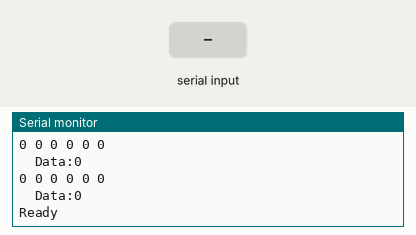
This sketch was run on a simulated Arduino Uno, built with avr-gcc and run on an emulated ATmega328P. Shown: the last lines printed to the serial monitor. The test bench sets the inputs (shaded band).

Above: at 5.0 s.
5.1 s: "zenith\n" received over Serial
At 5.7 s:
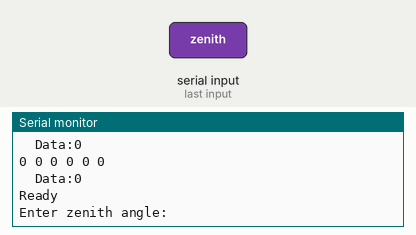
6.6 s: "getpos\n" received over Serial
At 7.4 s:
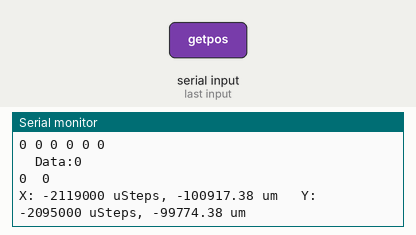
8.2 s: "getcoords\n" received over Serial
At 9.4 s:
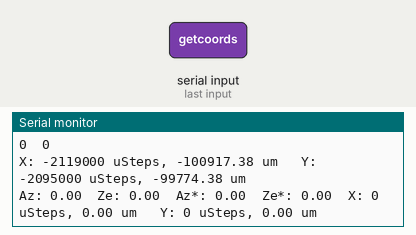
9.7 s: "xoffset\n" received over Serial
At 10.5 s:
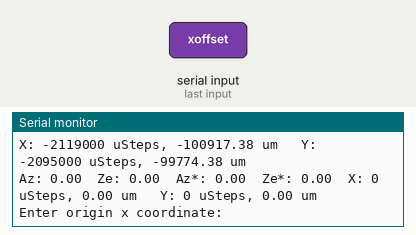
11.2 s: "goto\n" received over Serial
At 11.7 s:
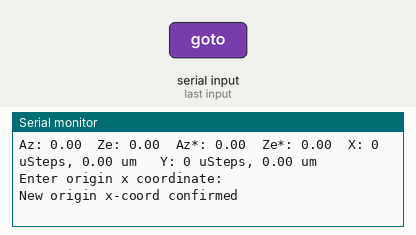
12.7 s: "yoffset\n" received over Serial
At 13.9 s:
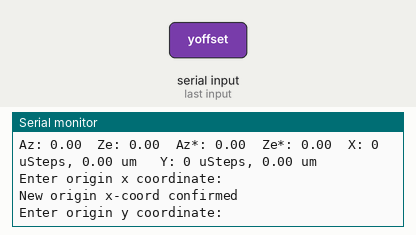

The sketch:

feedforward_test_indoor.ino
```cpp
/*   CPV Feed-forward tracking - Indoor test sketch
 *    Using Zaber Binary protocol
 *    Using new lens data
 *
 *   Michael Lipski
 *   AOPL
 *   Summer 2016
 *
 *   Feed-forward tracking for CPV test setup.  Sketch accepts user input for zenith angle through serial interface; input angle controls Zaber rotational
 *   stage with light source attached to it.
 */

#include <zaberx.h>

#include <translate.h>

#include <SoftwareSerial.h>

///////////////////////// OPEN-LOOP TRACKING VARIABLES /////////////////////////////////////////

// Enter array tilt and heading //
double heading = 270 * (PI/180);
double tilt = 0 * (PI/180);

double zenith = 0;
double azimuth = 0;

// NREL solar position calculation variables
polar coord; // zenith and azimuth in a struct
polar coordP;
vector cart;
vector cartP;

/*
// Variables involved in finding the panel pitch from 3-axis accelerometer readings
const byte interrupt1 = 2;     // Uno can support external interrupts on pins 2 and 3
volatile boolean setPitch = false;   // boolean for setting panel tilt by reading accelerometer data; off by default
int averaging = 100;

// Acceleration components from 3-axis accelerometer
double accelX;
double accelY;
double accelZ;
*/

//////////////////////// ZABER STAGE VARIABLES ///////////////////////////////////////////////////////////
byte command[6];
byte reply[6];

long replyData;

double radius;
double zaber[2] = {0, 0};   // [x,y] for the stages (in mm)

unsigned long offsetX = 2119000;    //tracking the starting and current absolute positions of the stages
unsigned long offsetY = 2095000;

unsigned long posX = 0;
unsigned long posY = 0;

long delX;
long delY;

float offsetZ = 90.0;

float posXum = 0;
float posYum = 0;

int linear = 1;
int rot = 2;

int axisX = 1;
int axisY = 2;

// Define common command numbers
int homer = 1;      // home the stage
int renumber = 2;   // renumber all devices in the chain
int moveAbs = 20;   // move absolute
int moveRel = 21;   // move relative
int stopMove = 23;  // Stop
int speedSet = 42;    // Speed to target = 0.00219727(V) degrees/sec (assuming 64 microstep resolution)
int getPos = 60;      // Query the device for its position
int storePos = 16;    // Position can be stored in registers 0 to 15
int returnPos = 17;   // returns the value (in microsteps) of the position stored in the indicated register
int move2Pos = 18;    // move to the position stored in the indicated register
int reset = 0;        // akin to toggling device power

String serialComm;

///////////////////////////// PIN DECLARATIONS ///////////////////////////////////////////////////////

// GPS uses software serial by default, with RX = pin 2 and TX = pin 3.  Mega 2560 does not support
// software serial RX on pin 2, so add a jumper wire from pin 2 on GPS shield to RX pin used

const int rsRX = 2;     // RS-232 shield pins for controlling linear stages
const int rsTX = 3;

const int rsRXb = 4;    // RS-232 shield pins for controlling rotational stage
const int rsTXb = 5;

//////////////////////////// OBJECT DECLARATIONS /////////////////////////////////////////////////

//Create an object for the 6DOF IMU
//LSM303C imu;

// Create a software serial port to communicate with the Zaber linear stages
SoftwareSerial rs232(rsRX, rsTX);

// Create a software serial port to communicate with the Zaber rotational stage
SoftwareSerial rs232b(rsRXb, rsTXb);

////////////////////////////// CODE ///////////////////////////////////////////////////////////////

void setup()
{
  // Start the Arduino hardware serial port at 9600 baud
  Serial.begin(9600);

  // Enable external interrupt on pin specified by interrupt1 in order to find panel pitch
  //pinMode(interrupt1, INPUT_PULLUP);
  //attachInterrupt(digitalPinToInterrupt(interrupt1), findPitch, FALLING);

  // Begin communication with LCD
  //lcd.begin(16, 2);     // (columns, rows)
  //lcd.setBacklight(0x5);

  // Sets the stages to use binary protocol
  rs232.begin(115200);
  delay(1000);
  rs232.println("/tools setcomm 9600 1");
  delay(500);
  Serial.println(rs232.readStringUntil('\n'));
  delay(100);
  rs232.end();
  delay(200);

  // Start software serial connection with Zaber stages
  rs232.begin(9600);
  rs232b.begin(9600);
  delay(1000);
  sendCommand(linear, 0, 42, 34402);       // Set speed to 1 mm/s
  sendCommand(rot, 0, 42, 2276);        // Set speed to 5 deg/s
  Serial.println("Ready");
}

void loop()
{
  // Serial commands
  if(Serial.available() > 0)
  {
    serialComm = Serial.readStringUntil('\n');
    if(serialComm == "zenith")
    {
      // Get zenith angle from user
      Serial.print("Enter zenith angle: ");
      while(Serial.available() == 0)
      {
        delay(10);
      }
      serialComm = Serial.readStringUntil('\n');
      zenith = serialComm.toFloat();

      // Send zenith angle to rotational stage
      sendCommand(rot, 0, moveAbs, stepsD(zenith + offsetZ));

      coord.az = azimuth * (PI/180);
      coord.ze = zenith * (PI/180);

      //  Finding solar coordinates w.r.t. panel normal
      cart = sph2rect(coord);

      cartP.x = (cos(heading) * cart.x) - (sin(heading) * cos(tilt) * cart.y) - (sin(heading) * sin(tilt) * cart.z);
      cartP.y = (1)*(sin(heading) * cart.x) + (cos(heading) * cos(tilt) * cart.y) + (cos(heading) * sin(tilt) * cart.z);
      cartP.z = (cos(tilt) * cart.z) - (sin(tilt) * cart.y);

      coordP = rect2sph(cartP);

      if(coordP.az < 0)
      {
        coordP.az += (2*PI);
      }
      else if(coordP.az > (2*PI))
      {
        coordP.az -= (2*PI);
      }

      //  Determining zaber stage coordinates
      radius = interp(sin(coordP.ze));
      zaber[0] = (-1) * radius * sin(coordP.az);
      zaber[1] = (-1) * radius * cos(coordP.az);
    }
    if(serialComm == "getpos")
    {
      posX = sendCommand(linear, axisX, getPos, 0);
      delX = posX - offsetX;
      posXum = delX * umResolution;

      posY = sendCommand(linear, axisY, getPos, 0);
      delY = posY - offsetY;
      posYum = delY * umResolution;

      Serial.print(posX);
      Serial.print('\t');
      Serial.println(posY);

      Serial.print("X: ");
      Serial.print(delX);
      Serial.print(" uSteps, ");
      Serial.print (posXum);
      Serial.print(" um \tY: ");
      Serial.print(delY);
      Serial.print(" uSteps, ");
      Serial.print(posYum);
      Serial.println(" um");
    }
    else if(serialComm == "getcoords")
    {
      Serial.print("Az: ");
      Serial.print(coord.az * 180/PI);
      Serial.print("\tZe: ");
      Serial.print(coord.ze * 180/PI);
      Serial.print("\tAz*: ");
      Serial.print(coordP.az * 180/PI);
      Serial.print("\tZe*: ");
      Serial.print(coordP.ze * 180/PI);
      Serial.print("\tX: ");
      Serial.print(mm(zaber[0]));
      Serial.print(" uSteps, ");
      Serial.print(zaber[0] * 1000);
      Serial.print(" um \tY: ");
      Serial.print(mm(zaber[1]));
      Serial.print(" uSteps, ");
      Serial.print(zaber[1] * 1000);
      Serial.println(" um");
    }
    else if(serialComm == "goto")
    {
      sendCommand(linear, axisX, moveAbs, mm(zaber[0]) + offsetX);
      sendCommand(linear, axisY, moveAbs, mm(zaber[1]) + offsetY);
    }
    else if(serialComm == "origin")
    {
      sendCommand(linear, axisX, moveAbs, offsetX);
      sendCommand(linear, axisY, moveAbs, offsetY);
    }
    else if(serialComm == "xoffset")
    {
      Serial.println("Enter origin x coordinate:");
      while(Serial.available() == 0)
      {
        delay(10);
      }
      serialComm = Serial.readStringUntil('\n');
      offsetX = serialComm.toInt();
      Serial.println("New origin x-coord confirmed");
    }
    else if(serialComm == "yoffset")
    {
      Serial.println("Enter origin y coordinate:");
      while(Serial.available() == 0)
      {
        delay(10);
      }
      serialComm = Serial.readStringUntil('\n');
      offsetY = serialComm.toInt();
      Serial.println("New origin y-coord confirmed");
    }
  }
}

long sendCommand(int port, int device, int com, long data)
{
   unsigned long data2;
   unsigned long temp;
   unsigned long repData;
   long replyNeg;
   float replyFloat;
   byte dumper[1];

   // Building the six command bytes
   command[0] = byte(device);
   command[1] = byte(com);
   if(data < 0)
   {
     data2 = data + quad;
   }
   else
   {
     data2 = data;
   }
   temp = data2 / cubed;
   command[5] = byte(temp);
   data2 -= (cubed * temp);
   temp = data2 / squared;
   command[4] = byte(temp);
   data2 -= (squared * temp);
   temp = data2 / 256;
   command[3] = byte(temp);
   data2 -= (256 * data2);
   command[2] = byte(data2);

   if(port == 1)
   {
     // Clearing serial buffer
     while(rs232.available() > 0)
     {
       rs232.readBytes(dumper, 1);
     }

     // Sending command to stage(s)
     rs232.write(command, 6);

     delay(20);

     // Reading device reply
     if(rs232.available() > 0)
     {
       rs232.readBytes(reply, 6);
     }
   }
   else if(port == 2)
   {
     // Clearing serial buffer
     while(rs232b.available() > 0)
     {
       rs232b.readBytes(dumper, 1);
     }

     // Sending command to stage(s)
     rs232b.write(command, 6);

     delay(20);

     // Reading device reply
     if(rs232b.available() > 0)
     {
       rs232b.readBytes(reply, 6);
     }
   }

   replyFloat = (cubed * float(reply[5])) + (squared * float(reply[4])) + (256 * float(reply[3])) + float(reply[2]);
   repData = long(replyFloat);

   if(reply[5] > 127)
   {
     replyNeg = repData - quad;
   }

   // Printing full reply bytes as well as reply data in decimal
   Serial.print(reply[0]);
   Serial.print(' ');
   Serial.print(reply[1]);
   Serial.print(' ');
   Serial.print(reply[2]);
   Serial.print(' ');
   Serial.print(reply[3]);
   Serial.print(' ');
   Serial.print(reply[4]);
   Serial.print(' ');
   Serial.println(reply[5]);
   Serial.print("\tData:");
   if(reply[5] > 127)
   {
     Serial.println(replyNeg);
     return replyNeg;
   }
   else
   {
     Serial.println(repData);
     return repData;
   }
}
```

Measured:
- after the input at 5.1 s, the serial monitor: prints a new line at once (image 1)
- after the input at 6.6 s, the serial monitor: prints a new line at once (image 2)
- after the input at 8.2 s, the serial monitor: prints a new line at once (image 3)
- after the input at 9.7 s, the serial monitor: prints a new line at once (image 4)
- after the input at 11.2 s, the serial monitor: prints a new line at once (image 5)
- after the input at 12.7 s, the serial monitor: prints a new line at once (image 6)
